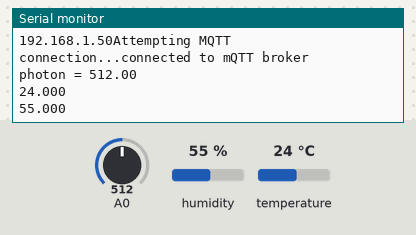
Bench run of a sketch on a simulated ESP8266 (NodeMCU). Shown: the last lines printed to the serial monitor. Inputs (shaded band) come from the test bench; at power-on: humidity 55 %, A0 = 512, temperature 24 °C. WiFi joins after 1.5 s; servers stay silent unless stated; no MQTT or app messages arrive unless stated.

Above: at 2.7 s.
2.8 s: humidity set to 22 %
4.7 s: A0 set to 716
At 4.7 s:
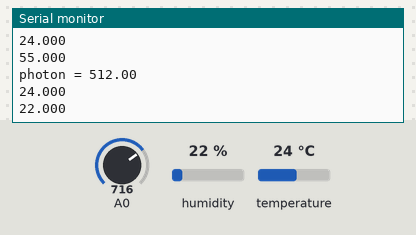
6.6 s: temperature set to 12 °C
At 8.3 s:
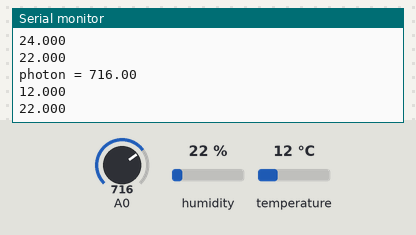
8.5 s: A0 set to 900
10.4 s: humidity set to 40 %
At 11.1 s:
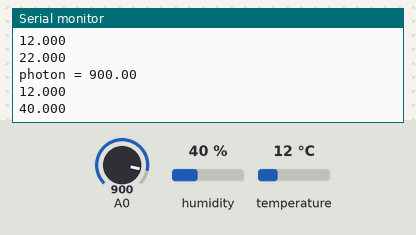
Timing chart, 0 to 13.3 s (numbered marks = the images above; inputs shaded):
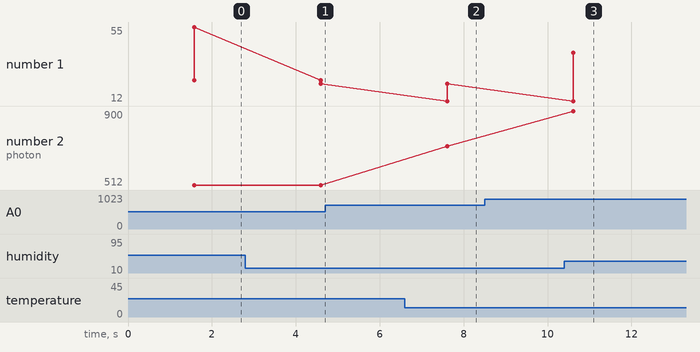

Measured:
- after the input at 6.6 s, the serial monitor: prints a new line after 1.0 s (image 2)
- after the input at 10.4 s, the serial monitor: prints a new line after 0.22 s (image 3)
- plotted number 1: 55 → 22 after the input at 2.8 s, 22 → 40 after the input at 10.4 s

The sketch:

node-mcu-to-ha-front-door-sensor.ino
```cpp
/*
  This applies for the outside node
  sensor: photon, DHT22

  16-6:
  out_topic: "outside/light-sensing-front-door"
              "outside/temperature-sensing-front-door"

   22/6:
    DHT22: D0
    photon-resistor: A0

*/

#include <DHT.h>
#include <DHT_U.h>
#include <ESP8266WiFi.h>
#include <PubSubClient.h>

#define DHTPIN D5
#define DHTTYPE DHT22

DHT dht(DHTPIN,DHTTYPE,15);

const char* ssid = "pi-hi-hi";
const char* pass = "123456789";

const char* mqtt_server = "172.24.1.1";
const char* out_topic_photon = "outside/light-sensing-front-door";
const char* out_topic_temperature = "outside/temperature-sensing-front-door";
const char* out_topic_humidity = "outside/humidity-sensing-front-door";
const char* clientID = "front-door-node";

float tempCelsius;
float humidity;
float msg_photon;

WiFiClient espClient;
PubSubClient client(espClient);
char msg[50];

void setup_wifi(){
  delay(10);
  Serial.println();
  Serial.print("connecting to..");
  Serial.println(ssid);

  WiFi.begin(ssid,pass);

  while(WiFi.status() != WL_CONNECTED){
    delay(500);
    Serial.print(".");
  }

  Serial.println();
  Serial.print("Connected to....");
  Serial.println(ssid);
  Serial.print(WiFi.localIP());
}

void callback(char* topic, byte* payload, unsigned int length){

}

void reconnect(){
  while(!client.connected()){
    Serial.print("Attempting MQTT connection...");

    if(client.connect(clientID)){
      Serial.println("connected to mQTT broker");
      client.publish(out_topic_photon,clientID);
//      client.publish(out_topic_temperature,clientID);
//      client.publish(out_topic_humidity,clientID);
    }else{
      Serial.print("failed, rc=...");
      Serial.println(client.state());
      Serial.println("try again in 1 sec");
      delay(1000);
    }
  }
}

void publish_value(){
  //photon
  dtostrf(msg_photon,2,2,msg);
  Serial.print("photon = ");
  Serial.println(msg);
  client.publish(out_topic_photon,msg);


  //convert F to C
  tempCelsius = dht.convertFtoC(tempCelsius);
  dtostrf(tempCelsius,3,3,msg);

  //temperature
  client.publish(out_topic_temperature,msg);
  Serial.println(msg);

  //humidity
//  dtostrf(dht.readHumidity(DHTPIN),3,3,msg);
  dtostrf(humidity,3,3,msg);
  client.publish(out_topic_humidity,msg);
  Serial.println(msg);
  delay(2000);
}

void setup() {
  Serial.begin(9600);
  setup_wifi();
  client.setServer(mqtt_server,1883);
  pinMode(D5,INPUT);
}

void loop() {
  if(!client.connected()){
    reconnect();
  }
  msg_photon = analogRead(A0);
  tempCelsius = dht.readTemperature(DHTPIN);
  humidity = dht.readHumidity(DHTPIN);

  publish_value();

  delay(1000);
}
```
